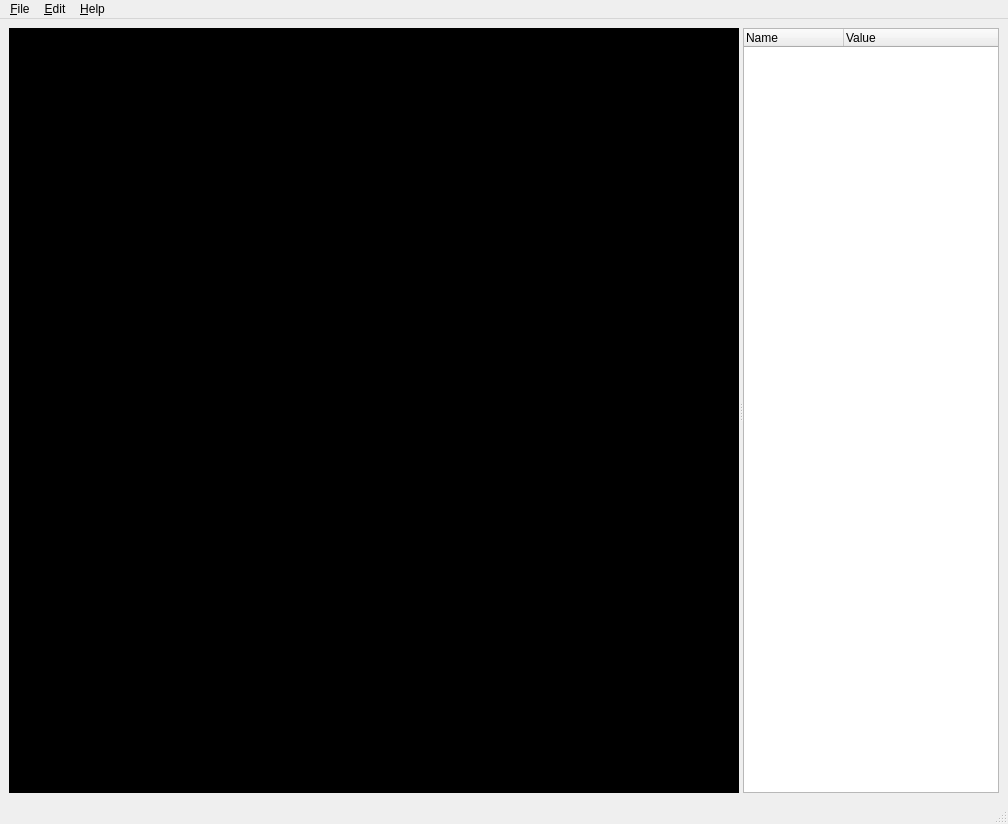
<?xml version="1.0" encoding="UTF-8"?>
<ui version="4.0">
 <class>MainWindow</class>
 <widget class="QMainWindow" name="MainWindow">
  <property name="geometry">
   <rect>
    <x>0</x>
    <y>0</y>
    <width>1008</width>
    <height>824</height>
   </rect>
  </property>
  <property name="windowTitle">
   <string>RASMUS</string>
  </property>
  <widget class="QWidget" name="centralwidget">
   <layout class="QHBoxLayout" name="horizontalLayout">
    <item>
     <widget class="QSplitter" name="splitter">
      <property name="orientation">
       <enum>Qt::Horizontal</enum>
      </property>
      <widget class="Console" name="console">
       <property name="sizePolicy">
        <sizepolicy hsizetype="Preferred" vsizetype="Preferred">
         <horstretch>1</horstretch>
         <verstretch>1</verstretch>
        </sizepolicy>
       </property>
       <property name="palette">
        <palette>
         <active>
          <colorrole role="WindowText">
           <brush brushstyle="SolidPattern">
            <color alpha="255">
             <red>204</red>
             <green>204</green>
             <blue>204</blue>
            </color>
           </brush>
          </colorrole>
          <colorrole role="Text">
           <brush brushstyle="SolidPattern">
            <color alpha="255">
             <red>223</red>
             <green>223</green>
             <blue>223</blue>
            </color>
           </brush>
          </colorrole>
          <colorrole role="Base">
           <brush brushstyle="SolidPattern">
            <color alpha="255">
             <red>0</red>
             <green>0</green>
             <blue>0</blue>
            </color>
           </brush>
          </colorrole>
          <colorrole role="Window">
           <brush brushstyle="SolidPattern">
            <color alpha="255">
             <red>0</red>
             <green>0</green>
             <blue>0</blue>
            </color>
           </brush>
          </colorrole>
         </active>
         <inactive>
          <colorrole role="WindowText">
           <brush brushstyle="SolidPattern">
            <color alpha="255">
             <red>204</red>
             <green>204</green>
             <blue>204</blue>
            </color>
           </brush>
          </colorrole>
          <colorrole role="Text">
           <brush brushstyle="SolidPattern">
            <color alpha="255">
             <red>223</red>
             <green>223</green>
             <blue>223</blue>
            </color>
           </brush>
          </colorrole>
          <colorrole role="Base">
           <brush brushstyle="SolidPattern">
            <color alpha="255">
             <red>0</red>
             <green>0</green>
             <blue>0</blue>
            </color>
           </brush>
          </colorrole>
          <colorrole role="Window">
           <brush brushstyle="SolidPattern">
            <color alpha="255">
             <red>0</red>
             <green>0</green>
             <blue>0</blue>
            </color>
           </brush>
          </colorrole>
         </inactive>
         <disabled>
          <colorrole role="WindowText">
           <brush brushstyle="SolidPattern">
            <color alpha="255">
             <red>118</red>
             <green>118</green>
             <blue>117</blue>
            </color>
           </brush>
          </colorrole>
          <colorrole role="Text">
           <brush brushstyle="SolidPattern">
            <color alpha="255">
             <red>118</red>
             <green>118</green>
             <blue>117</blue>
            </color>
           </brush>
          </colorrole>
          <colorrole role="Base">
           <brush brushstyle="SolidPattern">
            <color alpha="255">
             <red>0</red>
             <green>0</green>
             <blue>0</blue>
            </color>
           </brush>
          </colorrole>
          <colorrole role="Window">
           <brush brushstyle="SolidPattern">
            <color alpha="255">
             <red>0</red>
             <green>0</green>
             <blue>0</blue>
            </color>
           </brush>
          </colorrole>
         </disabled>
        </palette>
       </property>
       <property name="font">
        <font>
         <family>Monospace</family>
         <pointsize>10</pointsize>
        </font>
       </property>
       <property name="plainText">
        <string/>
       </property>
      </widget>
      <widget class="QTreeWidget" name="environment">
       <property name="sizePolicy">
        <sizepolicy hsizetype="Preferred" vsizetype="Preferred">
         <horstretch>0</horstretch>
         <verstretch>0</verstretch>
        </sizepolicy>
       </property>
       <property name="rootIsDecorated">
        <bool>false</bool>
       </property>
       <column>
        <property name="text">
         <string>Name</string>
        </property>
       </column>
       <column>
        <property name="text">
         <string>Value</string>
        </property>
       </column>
      </widget>
     </widget>
    </item>
   </layout>
  </widget>
  <widget class="QMenuBar" name="menubar">
   <property name="geometry">
    <rect>
     <x>0</x>
     <y>0</y>
     <width>1008</width>
     <height>23</height>
    </rect>
   </property>
   <widget class="QMenu" name="menuFile">
    <property name="title">
     <string>&amp;File</string>
    </property>
    <addaction name="actionNew_file"/>
    <addaction name="actionOpen_file"/>
    <addaction name="actionRun_file"/>
    <addaction name="separator"/>
    <addaction name="importRelation"/>
    <addaction name="actionDelete_2"/>
    <addaction name="separator"/>
    <addaction name="actionPrint"/>
    <addaction name="separator"/>
    <addaction name="actionExit"/>
   </widget>
   <widget class="QMenu" name="menuEdit">
    <property name="title">
     <string>&amp;Edit</string>
    </property>
    <addaction name="actionCut"/>
    <addaction name="actionCopy"/>
    <addaction name="actionPaste"/>
    <addaction name="separator"/>
    <addaction name="actionCancel"/>
    <addaction name="separator"/>
    <addaction name="actionPreferences"/>
   </widget>
   <widget class="QMenu" name="menuHelp">
    <property name="title">
     <string>&amp;Help</string>
    </property>
    <addaction name="actionTutorial"/>
    <addaction name="actionManual"/>
    <addaction name="separator"/>
    <addaction name="actionAbout"/>
   </widget>
   <addaction name="menuFile"/>
   <addaction name="menuEdit"/>
   <addaction name="menuHelp"/>
  </widget>
  <widget class="QStatusBar" name="statusbar"/>
  <action name="importRelation">
   <property name="text">
    <string>&amp;Import Relation</string>
   </property>
   <property name="shortcut">
    <string>Ctrl+I</string>
   </property>
  </action>
  <action name="actionExit">
   <property name="icon">
    <iconset theme="Quit">
     <normaloff/>
    </iconset>
   </property>
   <property name="text">
    <string>&amp;Quit</string>
   </property>
   <property name="shortcut">
    <string>Ctrl+Q</string>
   </property>
   <property name="shortcutContext">
    <enum>Qt::ApplicationShortcut</enum>
   </property>
  </action>
  <action name="actionRun_file">
   <property name="enabled">
    <bool>true</bool>
   </property>
   <property name="text">
    <string>&amp;Run...</string>
   </property>
   <property name="shortcut">
    <string>Ctrl+R</string>
   </property>
  </action>
  <action name="actionOpen_file">
   <property name="enabled">
    <bool>true</bool>
   </property>
   <property name="text">
    <string>&amp;Open...</string>
   </property>
   <property name="shortcut">
    <string>Ctrl+O</string>
   </property>
  </action>
  <action name="actionNew_file">
   <property name="enabled">
    <bool>true</bool>
   </property>
   <property name="text">
    <string>&amp;New...</string>
   </property>
   <property name="shortcut">
    <string>Ctrl+N</string>
   </property>
  </action>
  <action name="actionCut">
   <property name="text">
    <string>Cut</string>
   </property>
   <property name="shortcut">
    <string>Ctrl+X</string>
   </property>
  </action>
  <action name="actionCopy">
   <property name="text">
    <string>Copy</string>
   </property>
   <property name="shortcut">
    <string>Ctrl+C</string>
   </property>
  </action>
  <action name="actionPaste">
   <property name="text">
    <string>Paste</string>
   </property>
   <property name="shortcut">
    <string>Ctrl+P</string>
   </property>
  </action>
  <action name="actionDelete">
   <property name="text">
    <string>Delete</string>
   </property>
  </action>
  <action name="actionPreferences">
   <property name="text">
    <string>Preferences...</string>
   </property>
  </action>
  <action name="actionAbout">
   <property name="text">
    <string>&amp;About</string>
   </property>
  </action>
  <action name="actionManual">
   <property name="enabled">
    <bool>false</bool>
   </property>
   <property name="text">
    <string>&amp;Manual</string>
   </property>
  </action>
  <action name="actionToturial">
   <property name="enabled">
    <bool>false</bool>
   </property>
   <property name="text">
    <string>&amp;Toturial</string>
   </property>
  </action>
  <action name="actionCancel">
   <property name="text">
    <string>Cancel</string>
   </property>
  </action>
  <action name="actionDelete_2">
   <property name="text">
    <string>Delete Relation</string>
   </property>
  </action>
  <action name="actionPrint">
   <property name="text">
    <string>&amp;Print</string>
   </property>
  </action>
 </widget>
 <customwidgets>
  <customwidget>
   <class>Console</class>
   <extends>QPlainTextEdit</extends>
   <header location="global">console.hh</header>
   <slots>
    <signal>quit()</signal>
    <slot>visualUpdate(Settings*)</slot>
    <slot>doCancel()</slot>
    <slot>doPrintConsole()</slot>
   </slots>
  </customwidget>
 </customwidgets>
 <resources/>
 <connections>
  <connection>
   <sender>actionExit</sender>
   <signal>triggered()</signal>
   <receiver>MainWindow</receiver>
   <slot>close()</slot>
   <hints>
    <hint type="sourcelabel">
     <x>-1</x>
     <y>-1</y>
    </hint>
    <hint type="destinationlabel">
     <x>399</x>
     <y>299</y>
    </hint>
   </hints>
  </connection>
  <connection>
   <sender>actionCopy</sender>
   <signal>triggered()</signal>
   <receiver>console</receiver>
   <slot>copy()</slot>
   <hints>
    <hint type="sourcelabel">
     <x>-1</x>
     <y>-1</y>
    </hint>
    <hint type="destinationlabel">
     <x>372</x>
     <y>413</y>
    </hint>
   </hints>
  </connection>
  <connection>
   <sender>actionCut</sender>
   <signal>triggered()</signal>
   <receiver>console</receiver>
   <slot>cut()</slot>
   <hints>
    <hint type="sourcelabel">
     <x>-1</x>
     <y>-1</y>
    </hint>
    <hint type="destinationlabel">
     <x>372</x>
     <y>413</y>
    </hint>
   </hints>
  </connection>
  <connection>
   <sender>actionPaste</sender>
   <signal>triggered()</signal>
   <receiver>console</receiver>
   <slot>paste()</slot>
   <hints>
    <hint type="sourcelabel">
     <x>-1</x>
     <y>-1</y>
    </hint>
    <hint type="destinationlabel">
     <x>372</x>
     <y>413</y>
    </hint>
   </hints>
  </connection>
  <connection>
   <sender>actionPreferences</sender>
   <signal>triggered()</signal>
   <receiver>MainWindow</receiver>
   <slot>showPreferences()</slot>
   <hints>
    <hint type="sourcelabel">
     <x>-1</x>
     <y>-1</y>
    </hint>
    <hint type="destinationlabel">
     <x>503</x>
     <y>411</y>
    </hint>
   </hints>
  </connection>
  <connection>
   <sender>actionOpen_file</sender>
   <signal>triggered()</signal>
   <receiver>MainWindow</receiver>
   <slot>openFile()</slot>
   <hints>
    <hint type="sourcelabel">
     <x>-1</x>
     <y>-1</y>
    </hint>
    <hint type="destinationlabel">
     <x>503</x>
     <y>411</y>
    </hint>
   </hints>
  </connection>
  <connection>
   <sender>actionNew_file</sender>
   <signal>triggered()</signal>
   <receiver>MainWindow</receiver>
   <slot>newFile()</slot>
   <hints>
    <hint type="sourcelabel">
     <x>-1</x>
     <y>-1</y>
    </hint>
    <hint type="destinationlabel">
     <x>503</x>
     <y>411</y>
    </hint>
   </hints>
  </connection>
  <connection>
   <sender>actionRun_file</sender>
   <signal>triggered()</signal>
   <receiver>MainWindow</receiver>
   <slot>runFile()</slot>
   <hints>
    <hint type="sourcelabel">
     <x>-1</x>
     <y>-1</y>
    </hint>
    <hint type="destinationlabel">
     <x>503</x>
     <y>411</y>
    </hint>
   </hints>
  </connection>
  <connection>
   <sender>actionAbout</sender>
   <signal>triggered()</signal>
   <receiver>MainWindow</receiver>
   <slot>showAbout()</slot>
   <hints>
    <hint type="sourcelabel">
     <x>-1</x>
     <y>-1</y>
    </hint>
    <hint type="destinationlabel">
     <x>503</x>
     <y>411</y>
    </hint>
   </hints>
  </connection>
  <connection>
   <sender>actionCancel</sender>
   <signal>triggered()</signal>
   <receiver>console</receiver>
   <slot>doCancel()</slot>
   <hints>
    <hint type="sourcelabel">
     <x>-1</x>
     <y>-1</y>
    </hint>
    <hint type="destinationlabel">
     <x>372</x>
     <y>413</y>
    </hint>
   </hints>
  </connection>
  <connection>
   <sender>importRelation</sender>
   <signal>triggered()</signal>
   <receiver>MainWindow</receiver>
   <slot>importRelation()</slot>
   <hints>
    <hint type="sourcelabel">
     <x>-1</x>
     <y>-1</y>
    </hint>
    <hint type="destinationlabel">
     <x>503</x>
     <y>411</y>
    </hint>
   </hints>
  </connection>
  <connection>
   <sender>console</sender>
   <signal>quit()</signal>
   <receiver>MainWindow</receiver>
   <slot>close()</slot>
   <hints>
    <hint type="sourcelabel">
     <x>372</x>
     <y>413</y>
    </hint>
    <hint type="destinationlabel">
     <x>503</x>
     <y>411</y>
    </hint>
   </hints>
  </connection>
  <connection>
   <sender>actionDelete_2</sender>
   <signal>triggered()</signal>
   <receiver>MainWindow</receiver>
   <slot>deleteRelation()</slot>
   <hints>
    <hint type="sourcelabel">
     <x>-1</x>
     <y>-1</y>
    </hint>
    <hint type="destinationlabel">
     <x>503</x>
     <y>411</y>
    </hint>
   </hints>
  </connection>
  <connection>
   <sender>actionPrint</sender>
   <signal>triggered()</signal>
   <receiver>console</receiver>
   <slot>doPrintConsole()</slot>
   <hints>
    <hint type="sourcelabel">
     <x>-1</x>
     <y>-1</y>
    </hint>
    <hint type="destinationlabel">
     <x>372</x>
     <y>412</y>
    </hint>
   </hints>
  </connection>
 </connections>
 <slots>
  <slot>showPreferences()</slot>
  <slot>openFile()</slot>
  <slot>importRelation()</slot>
  <slot>showAbout()</slot>
  <slot>runFile()</slot>
  <slot>newFile()</slot>
  <slot>deleteRelation()</slot>
 </slots>
</ui>
